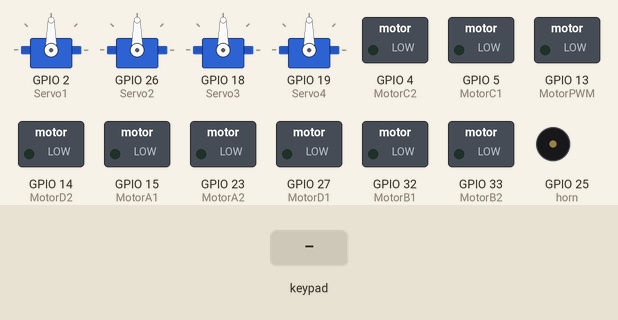
Recording of a sketch running on a simulated ESP32. On the bench: 4 × servo, switched loads named in the sketch (green lamp = pin HIGH), buzzer (waves = sounding). Inputs (shaded band) come from the test bench.

Above: at 1.2 s.
1.3 s: key 'U' pressed
At 1.54 s:
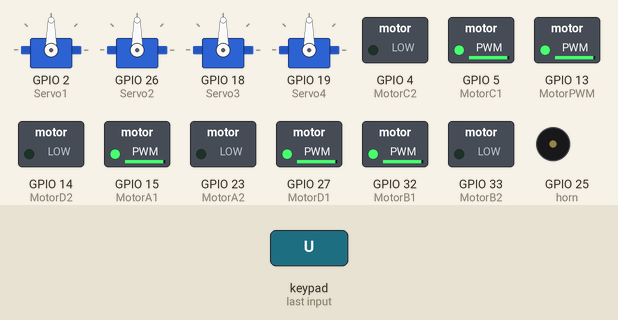
3.2 s: key 'D' pressed
At 3.44 s:
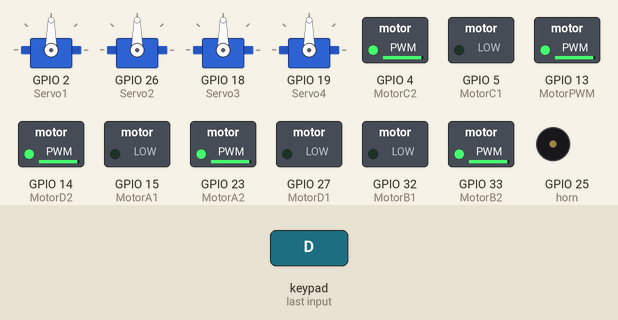
5.1 s: key 'L' pressed
At 5.34 s:
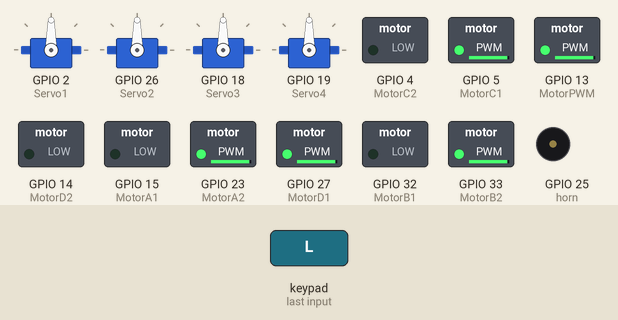
7.0 s: key 'R' pressed
At 7.24 s:
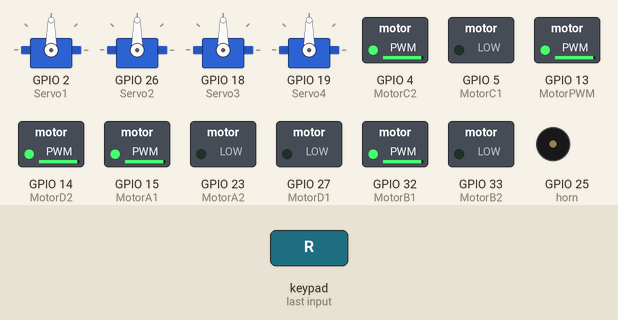
8.9 s: key 'X' pressed
At 9.14 s:
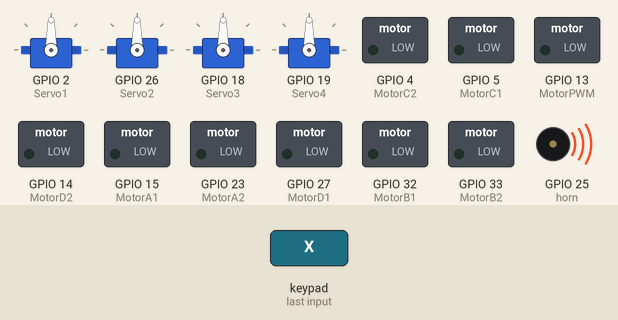
Timing chart, 0 to 11.8 s (numbered marks = the images above; inputs shaded):
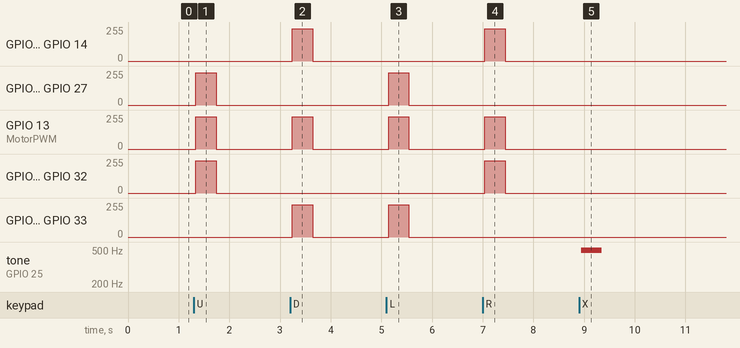

The sketch:

ArmBot.ino
```cpp
//"""REX 8in1 Arm Bot"""
// ESP32 Board Version Must Be 2.0.11

#define CUSTOM_SETTINGS
#define INCLUDE_GAMEPAD_MODULE
#include <DabbleESP32.h>
#include <Arduino.h>
#include <ESP32Servo.h>

enum MOTOR_TYPE {
  DC_MOTOR,
  SERVO_MOTOR
};

enum MOTOR_TYPE motorType = DC_MOTOR;

//define Motor Pins
#define MotorPWM 13	//Pwm

#define MotorA1 15  // Forward
#define MotorA2 23  // Backward

#define MotorB1 32  // Forward
#define MotorB2 33  // Backward

#define MotorC1 5  // Forward
#define MotorC2 4  // Backward

#define MotorD1 27  // Forward
#define MotorD2 14  // Backward

int position1 = 90;
int position2 = 90;
int position3 = 90;
int position4 = 90;

//define buzzer pin named "horn"
int horn = 25;

//define pins of servo motors
Servo Servo1;  // Forward-Bakcward
Servo Servo2;  // Right-Legt
Servo Servo3;  // Up-Down
Servo Servo4;  // Open-Close

void setup() {
  ESP32PWM::allocateTimer(0);
  ESP32PWM::allocateTimer(1);
  ESP32PWM::allocateTimer(2);
  ESP32PWM::allocateTimer(3);

  Servo1.setPeriodHertz(50);
  Servo2.setPeriodHertz(50);
  Servo3.setPeriodHertz(50);
  Servo4.setPeriodHertz(50);
  //defined active pins
  pinMode(horn, OUTPUT);

  Servo1.attach(2, 600, 2500);
  Servo2.attach(26, 600, 2500);
  Servo3.attach(18, 600, 2500);
  Servo4.attach(19, 600, 2500);

  //first positions of servo motors
  Servo1.write(position1);
  Servo2.write(position2);
  Servo3.write(position3);
  Servo4.write(position4);

  pinMode(MotorPWM, OUTPUT);

  pinMode(MotorA1, OUTPUT);
  pinMode(MotorA2, OUTPUT);

  pinMode(MotorB1, OUTPUT);
  pinMode(MotorB2, OUTPUT);

  pinMode(MotorC1, OUTPUT);
  pinMode(MotorC2, OUTPUT);

  pinMode(MotorD1, OUTPUT);
  pinMode(MotorD2, OUTPUT);

  Serial.begin(115200);       // make sure your Serial Monitor is also set at this baud rate.
  Dabble.begin("REX_ROBOT");  //set bluetooth name of your device
}

void loop() {
  //Print of servo motor position on Serial Port
  /*Serial.println(position1);
    Serial.println(position2);
    Serial.println(position3);
    Serial.println(position4);*/

  //This function is used to keep information coming from the mobile device up to date.
  Dabble.processInput();
  stop();

  if (GamePad.isSelectPressed()) {
    motorType = SERVO_MOTOR;
    rex_horn();

    int position1 = 90;
    int position2 = 90;
    int position3 = 90;
    int position4 = 90;

  }
  if (GamePad.isStartPressed()) {
    motorType = DC_MOTOR;
    rex_horn();
  }

  switch (motorType) {
    case DC_MOTOR:
      //Serial.println("DC Turn On");
      dc_motor();
      break;
    case SERVO_MOTOR:
      //Serial.println("Servo Turn On");
      servo_motor();

      break;
  }

  //Serial.println('\t');
  int a = GamePad.getAngle();
  /*Serial.print("Angle: ");
    Serial.print(a);
    Serial.print('\t');*/

  int b = GamePad.getRadius();
  /*Serial.print("Radius: ");
    Serial.print(b);
    Serial.print('\t');*/

  float c = GamePad.getXaxisData();
  /*Serial.print("x_axis: ");
    Serial.print(c);
    Serial.print('\t');*/

  float d = GamePad.getYaxisData();
  /*Serial.print("y_axis: ");
    Serial.println(d);
    Serial.println();*/
}

void servo_motor() {
  if (GamePad.isUpPressed()) {
    if (position2 > 0) {
      position2 = position2 - 1;
    }
  }
  if (GamePad.isDownPressed()) {
    if (position2 < 140) {
      position2 = position2 + 1;
    }
  }
  if (GamePad.isRightPressed()) {
    if (position1 < 140) {
      position1 = position1 + 1;
    }
  }
  if (GamePad.isLeftPressed()) {
    if (position1 > 40) {
      position1 = position1 - 1;
    }
  }
  if (GamePad.isSquarePressed()) {
    if (position4 < 160) {
      position4 = position4 + 1;
    }
  }

  if (GamePad.isCirclePressed()) {
    if (position4 > 90) {
      position4 = position4 - 1;
    }
  }

  if (GamePad.isCrossPressed()) {
    if (position3 > 30) {
      position3 = position3 - 1;
    }
  }

  if (GamePad.isTrianglePressed()) {
    if (position3 < 150) {
      position3 = position3 + 1;
    }
  }

  delay(10);

  Servo1.write(position1);
  Servo2.write(position2);
  Servo3.write(position3);
  Servo4.write(position4);
}

void dc_motor() {
  if (GamePad.isUpPressed()) {
      forward();
  }

  if (GamePad.isDownPressed()) {
    backward();
  }

  if (GamePad.isLeftPressed()) {
    left();
  }

  if (GamePad.isRightPressed()) {
    right();
  }
  if (GamePad.isSquarePressed()) {
    rex_horn();
  }

  if (GamePad.isCirclePressed()) {
    rex_horn();
  }

  if (GamePad.isCrossPressed()) {
    rex_horn();
  }

  if (GamePad.isTrianglePressed()) {
    //Serial.print("DC Triangle");
    Servo1.write(90);
    Servo2.write(90);
    Servo3.write(90);
    Servo4.write(90);
  }
}

void forward() {
  digitalWrite(MotorPWM, HIGH);

  digitalWrite(MotorA1, HIGH);
  digitalWrite(MotorA2, LOW);

  digitalWrite(MotorB1, HIGH);
  digitalWrite(MotorB2, LOW);

  digitalWrite(MotorC1, HIGH);
  digitalWrite(MotorC2, LOW);

  digitalWrite(MotorD1, HIGH);
  digitalWrite(MotorD2, LOW);
}

void right() {
  digitalWrite(MotorPWM, HIGH);

  digitalWrite(MotorA1, HIGH);
  digitalWrite(MotorA2, LOW);

  digitalWrite(MotorB1, HIGH);
  digitalWrite(MotorB2, LOW);

  digitalWrite(MotorC1, LOW);
  digitalWrite(MotorC2, HIGH);

  digitalWrite(MotorD1, LOW);
  digitalWrite(MotorD2, HIGH);
}

void left() {
  digitalWrite(MotorPWM, HIGH);

  digitalWrite(MotorA1, LOW);
  digitalWrite(MotorA2, HIGH);

  digitalWrite(MotorB1, LOW);
  digitalWrite(MotorB2, HIGH);

  digitalWrite(MotorC1, HIGH);
  digitalWrite(MotorC2, LOW);

  digitalWrite(MotorD1, HIGH);
  digitalWrite(MotorD2, LOW);
}

void stop() {
  digitalWrite(MotorPWM, LOW);

  digitalWrite(MotorA1, LOW);
  digitalWrite(MotorA2, LOW);

  digitalWrite(MotorB1, LOW);
  digitalWrite(MotorB2, LOW);

  digitalWrite(MotorC1, LOW);
  digitalWrite(MotorC2, LOW);

  digitalWrite(MotorD1, LOW);
  digitalWrite(MotorD2, LOW);
}

void backward() {
  digitalWrite(MotorPWM, HIGH);

  digitalWrite(MotorA1, LOW);
  digitalWrite(MotorA2, HIGH);

  digitalWrite(MotorB1, LOW);
  digitalWrite(MotorB2, HIGH);

  digitalWrite(MotorC1, LOW);
  digitalWrite(MotorC2, HIGH);

  digitalWrite(MotorD1, LOW);
  digitalWrite(MotorD2, HIGH);
}

void rex_horn() {
  for(int i=0; i<50; i++){
    digitalWrite(horn, HIGH);
    delay(1);
    digitalWrite(horn, LOW);
    delay(1);
  }
}
```

Measured:
- after the input at 1.3 s, GPIO 5 (MotorC1), GPIO 13 (MotorPWM), GPIO 15 (MotorA1), GPIO 27 (MotorD1), GPIO 32 (MotorB1): 0/255 → 243/255 at once, → 0/255 0.40 s later
- after the input at 3.2 s, GPIO 4 (MotorC2), GPIO 13 (MotorPWM), GPIO 14 (MotorD2), GPIO 23 (MotorA2), GPIO 33 (MotorB2): 0/255 → 243/255 at once, → 0/255 0.40 s later
- after the input at 5.1 s, GPIO 5 (MotorC1), GPIO 13 (MotorPWM), GPIO 23 (MotorA2), GPIO 27 (MotorD1), GPIO 33 (MotorB2): 0/255 → 243/255 at once, → 0/255 0.40 s later
- after the input at 7.0 s, GPIO 4 (MotorC2), GPIO 13 (MotorPWM), GPIO 14 (MotorD2), GPIO 15 (MotorA1), GPIO 32 (MotorB1): 0/255 → 243/255 at once, → 0/255 0.40 s later
- after the input at 8.9 s, tone on GPIO 25 (horn): silent → 498 Hz after 0.05 s, → silent 0.40 s later
